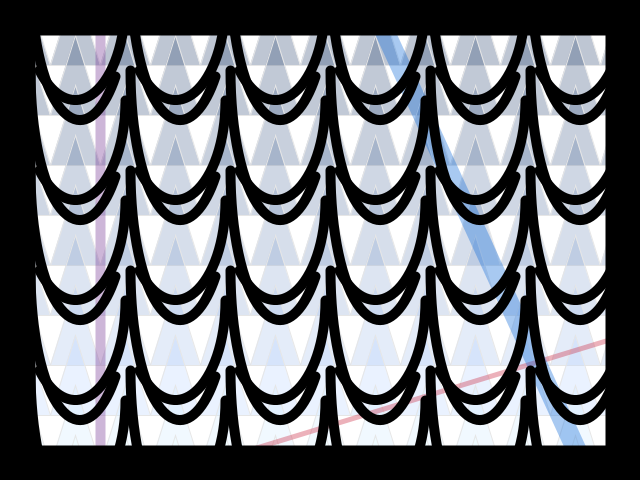
Frame 1 (no input)
Frame 60 (the mouse pressed at the canvas centre just before this capture): identical to frame 1, image omitted
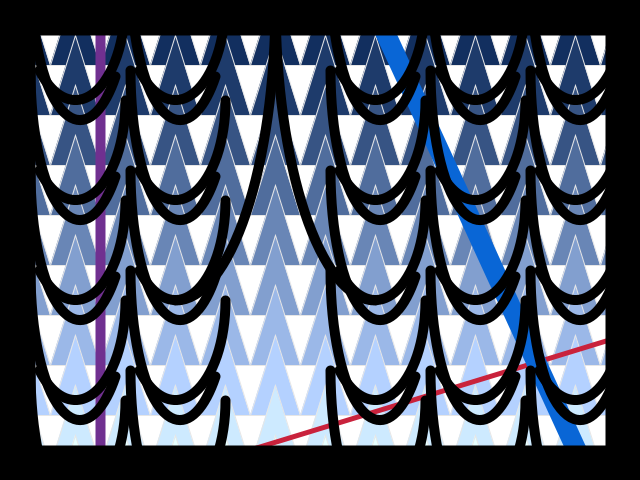
Frame 120 (the mouse held since frame 60 and released just before this capture)

The Processing sketch that drew these frames (run headless with seeded random() and noise(); from frame 60 on, the mouse is pressed at the canvas centre):

// Processing sketch: processing_19996
// ── processing_19996.pde

/*Sarah Scialli
Homework 2- "Repeat"
*/


int col = -1;
int prevCol = -1;
int row =-1;

void setup(){
  size(640,480);
  smooth();
}

void draw(){
 checkMouse();
 background(255);
 triangles();
 coloredLines();
 frontLines();
 borders(); 
  
}
//figure out the row and col of the mouse
void checkMouse(){
  col = -1;
  for(int i=25;i< width; i+=100){
    col = rangeMap(mouseX, i, i+100, 50, col);  
  }
  prevCol = col -100;
  row = -1;
  
  for(int j= 25; j<height-20; j+=100){
    row = rangeMap(mouseY, j, j+100, 25, row); 
    if(row > height){
      row = 0;  
    }
  }

}

//a function to map values from a bin to a discrete number
//if the value is not in the range, return another number
int rangeMap(int value, int lower, int higher, int offset, int prev){
  if((value > lower) &&( value <=higher)){
    return higher -  offset;   
  }
  else 
    return prev;
}


void frontLines(){
  stroke(0);
  strokeWeight(10); 
  noFill();
  
  for(int x = -25; x < width; x+=100){
    for(int y = 0; y < height-20; y+=100){
      //if curser is on bottom border, draw normal arcs
      if(row == 0){
        arc(x,y, 100, 200,0, QUARTER_PI + HALF_PI); 
        arc(x+105, y-30, 100, 300, QUARTER_PI, PI);
      }
      //draw open arcs for current row and col
      else if((x== col) && (y ==row)){
        arc(x+100, 0, 200, 2*y, HALF_PI, PI);
        arc(x-100, 0, 200, 2*y, 0, HALF_PI);
      } 
      //draw normal arcs in non row and col
      if(x != col){
         arc(x,y, 100, 200,0, QUARTER_PI + HALF_PI);      
      }
      if(x != prevCol){
         arc(x+105, y-30, 100, 300, QUARTER_PI, PI);
      }

      
    }

  }
}

void coloredLines(){
  stroke(201,34,60,90+mouseY);
  strokeWeight(5);
  line(150, height, width, height -150);
  stroke(9,102,214,90+mouseY);
  strokeWeight(20);
  line(width/2 +50, 0, width -50, height);
  stroke(112,48,144,90+mouseY);
  strokeWeight(10);
  line(100,0, 100,height);
  noStroke();  

  
}



void triangles(){
  strokeWeight(1);
  stroke(230);
  int w = 50;
  int h = 80;
  fill(18,47,95, 70+mouseY);
  for(int y = 25; y<height; y+=50){
    for(int x = 25; x<width -10; x+=50){
      triangle(x - .5 *w, y + .5 *h, x +.5 *w, y +.5*h, x, y - .5 *h);
    }
    fill(18+y/2, 47+y/2, 95+y/2, 70+mouseY);
  }
}

void borders(){
  fill(0);
  rect(0,0,30, height);
  rect(width -30,0, 30, height);
  rect(0,0, width, 30);
  rect(0, height-30, width, 30);
  
}
